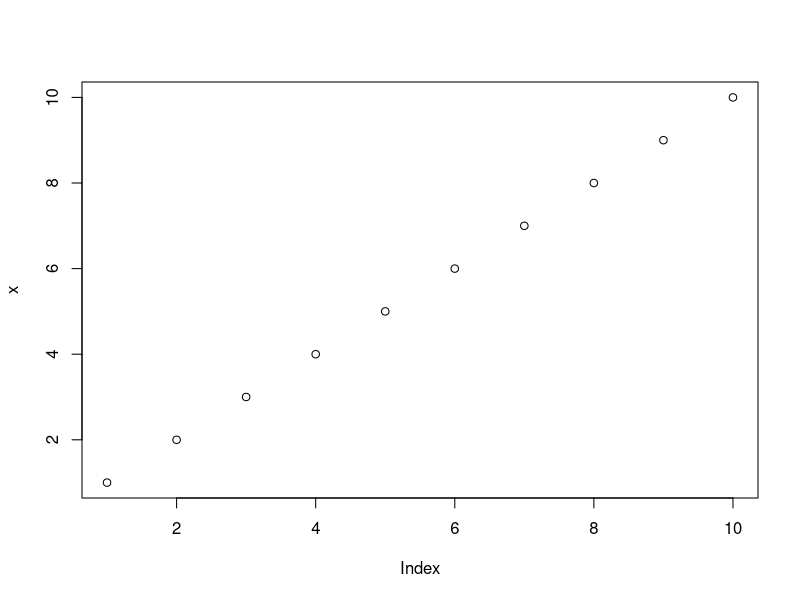
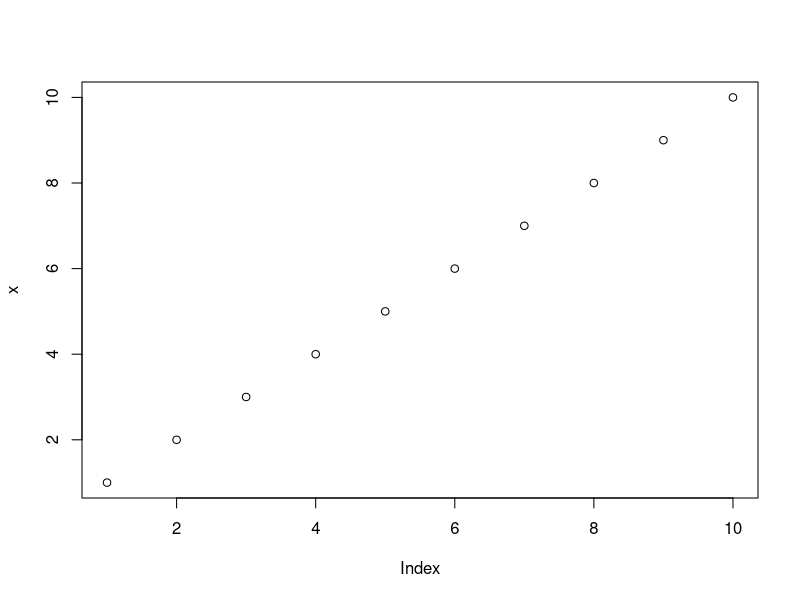
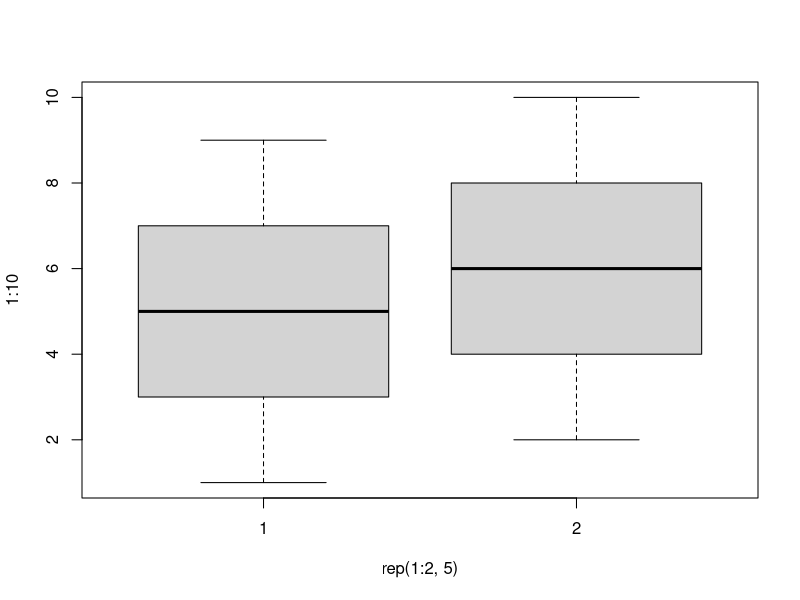
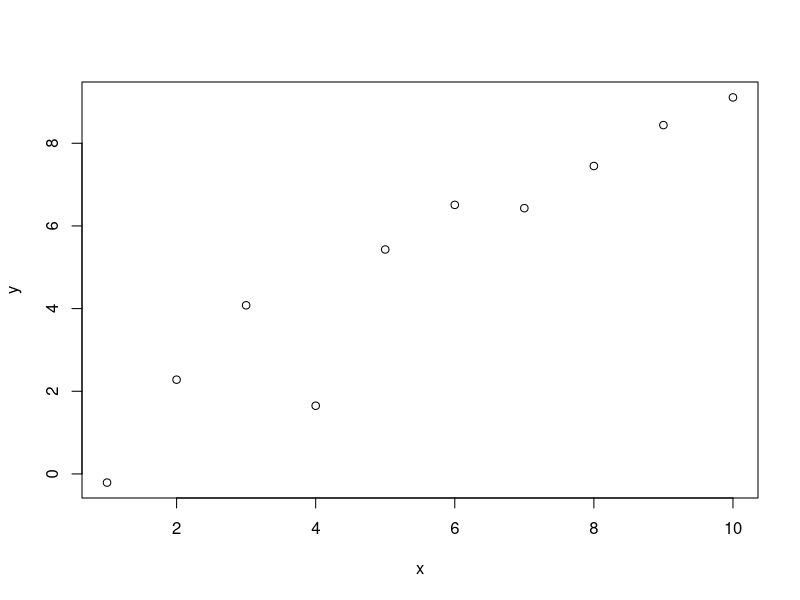
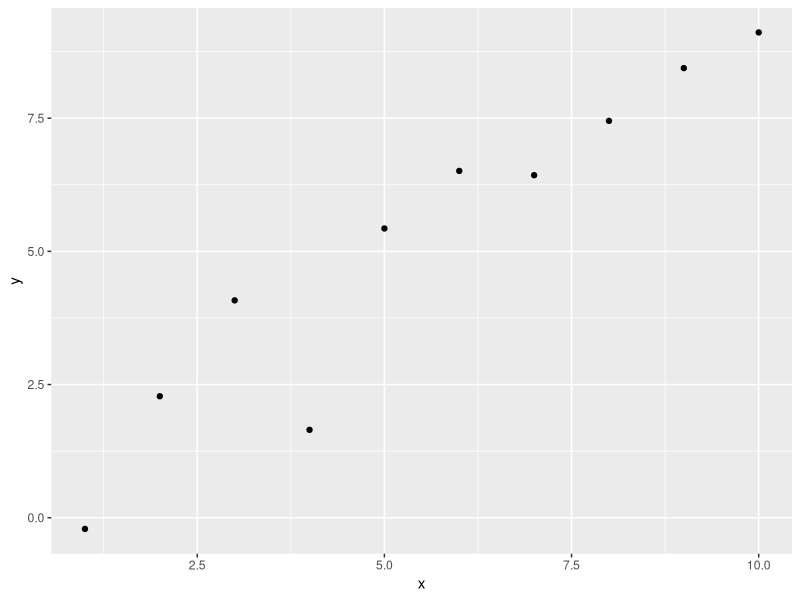
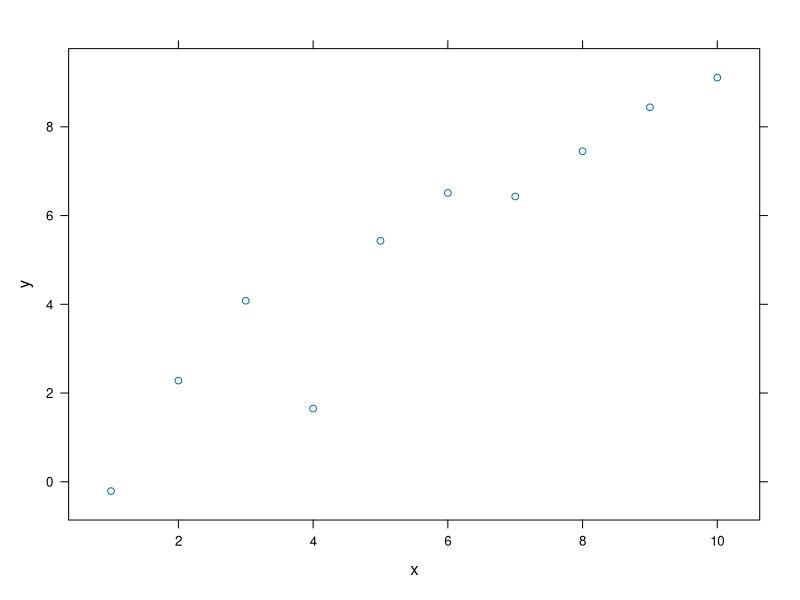
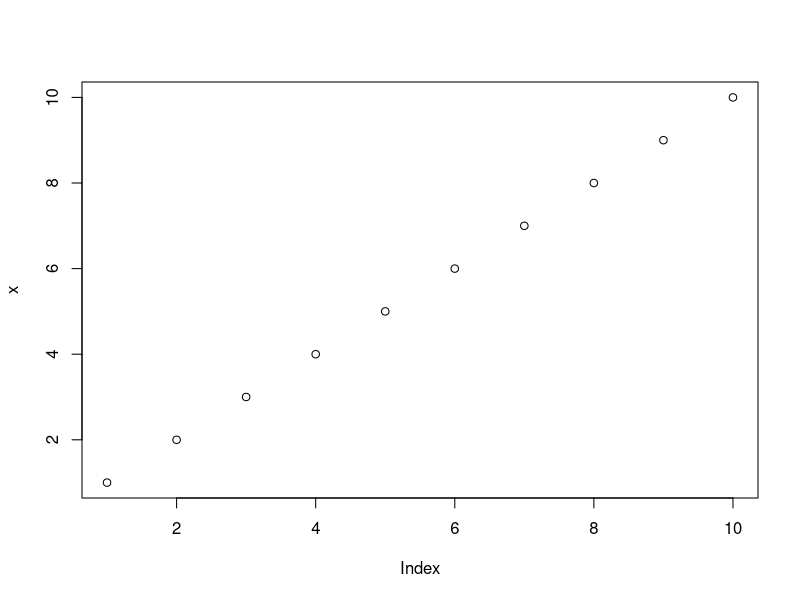
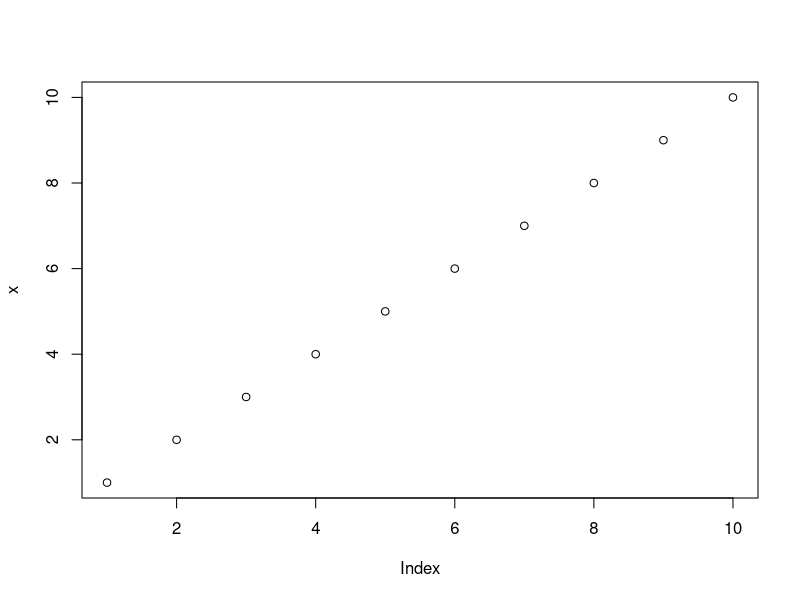

The R source for these figures, in order:
## ---- chunk 1
set.seed(1234)
library(ggplot2)
library(lattice)
## ---- chunk 2
x <- 1:10
y <- round(rnorm(10, x, 1), 2)
df <- data.frame(x, y)
df
## ---- chunk 3
    plot(x)
## ---- chunk 4
plot(x)
## ---- chunk 5
boxplot(1:10~rep(1:2,5))
plot(x, y)
## ---- chunk 6
qplot(x, y, data=df)
## ---- chunk 7
xyplot(y~x)
## ---- chunk 8
cat("Here are some dot points\n\n")
cat(paste("* The value of y[", 1:3, "] is ", y[1:3], sep="", collapse="\n"))
## ---- chunk 9
cat("x | y", "--- | ---", sep="\n")
cat(apply(df, 1, function(X) paste(X, collapse=" | ")), sep = "\n")
## ---- chunk 10
head(df)
## ---- chunk 11
    plot(x)
## ---- chunk 12
plot(x)
